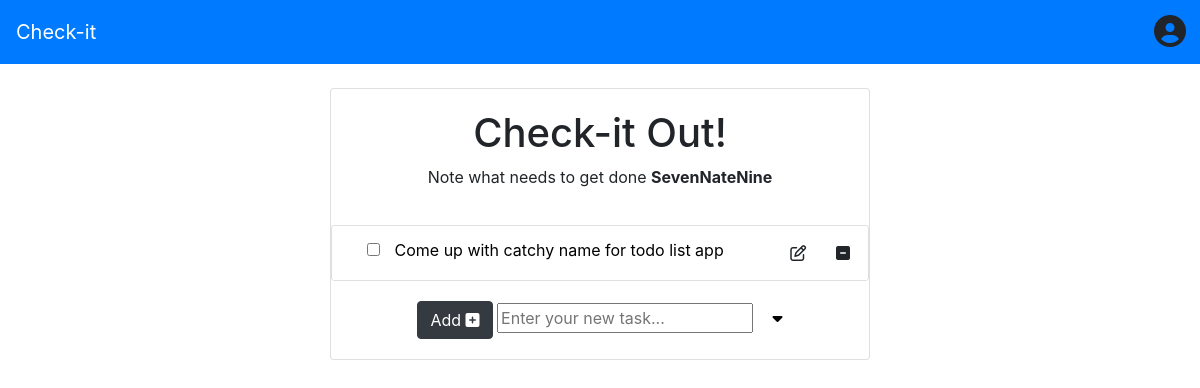
/ (signed in), run on an earlier commit of the app's database.
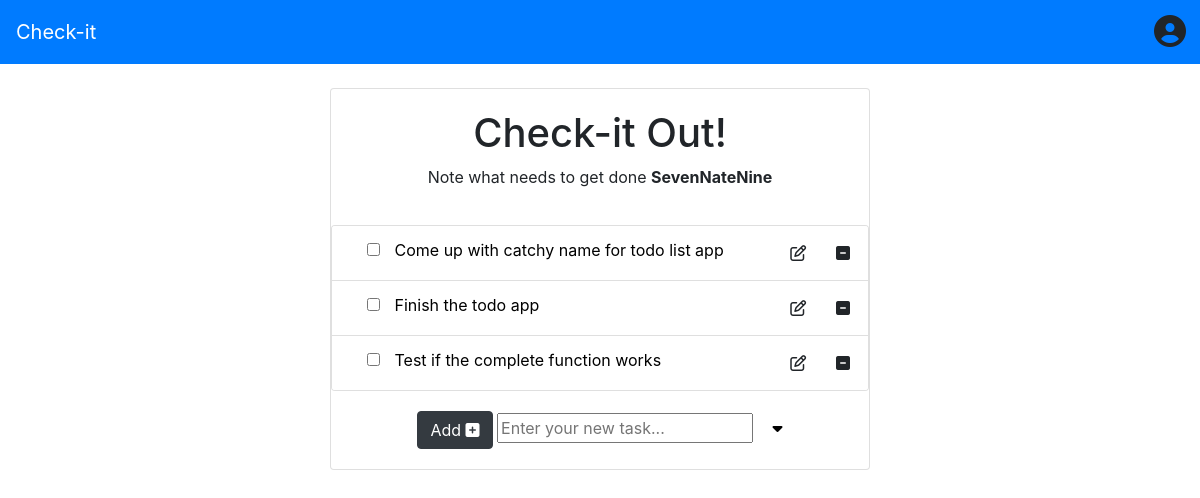
And on a later commit of the database.
### tasks/models.py (models this page shows, shortened)
class Task(models.Model):
    author = models.ForeignKey(
        settings.AUTH_USER_MODEL,
        on_delete=models.CASCADE,
    )
    parent_plan = models.ForeignKey(
        Plan,
        on_delete=models.CASCADE,
        null = True,
    )
    task_title = models.CharField(max_length=200)
    task_description = models.CharField(max_length=200, blank=True, null=True)
    creation_date = models.DateTimeField('date created', default=datetime.datetime.now())
    updated_date = models.DateTimeField('date updated', default=datetime.datetime.now())
    due_date = models.DateTimeField('date updated', blank=True, null=True)
    completed = models.BooleanField(default=False)
    important = models.BooleanField(default=False)
    archive = models.BooleanField(default=False)

### tasks/views.py (the view)
# urls.py: path('', views.index, name='index'),
def index(request):
    if request.user.is_authenticated:
        latest_tasks = Task.objects.filter(author=request.user).order_by('completed')
        username = request.user.get_username()
        context = {
            'latest_task_list' : latest_tasks,
            'username' : username
            }
        return render(request, 'todo/index.html', context)
    else:
        return render(request, 'account/login.html')

### templates/todo/index.html (shortened to what this page needs)
{% extends 'base.html' %}
{% block content %}
<div class="card text-center">
  <div class="card-body">
    <h1>Check-it Out!</h1>
    <p>Note what needs to get done <b>{{username}}</b></p>
  </div>
  {% include 'todo/task_list.html' %}
  {% include 'todo/add_task.html' %}
</div>
{% endblock %}

### templates/base.html (shortened to what this page needs)
<!DOCTYPE html>
<html lang="en">
<head>
    <link rel="stylesheet" href="https://stackpath.bootstrapcdn.com/bootstrap/4.5.0/css/bootstrap.min.css">
</head>
<body>
    <div class="main">
        {% include 'partials/_navbar.html' %}
    </div>
    <div class="container">
        <div class="row">
            <div class="col-md-6 m-auto">
                {% block content %}{% endblock %}
            </div>
        </div>
    </div>
</body>
</html>

### templates/partials/_navbar.html (shortened to what this page needs)
{% load static %}
{% block style %}
    <link rel="stylesheet" type="text/css" href="{% static "fontawesome/css/all.min.css" %}" />
{% endblock %}
<nav class="navbar navbar-dark bg-primary mb-4">
  <a href="/" class="navbar-brand">Check-it</a>
  <button class="btn" type="button" id="dropdownMenuButton" data-toggle="dropdown" aria-haspopup="true" aria-expanded="false">
    <i class="fas fa-user-circle fa-2x"></i>
  </button>
</nav>

### templates/todo/task_list.html (shortened to what this page needs)
<div class="card text-left">
  {% if latest_task_list %}
    <ul class="list-group list-group-flush">
    {% for task in latest_task_list %}
    <li class="list-group-item">
      <div class="row">
        <div class="col-sm-10">
          <form action="{% url 'tasks:complete' task.id %}" method="POST">
            <input type="checkbox" onChange="this.form.submit()" {% if task.completed == True %} checked {% endif %}>
            <a class="" data-toggle="collapse" href="#task_extended{{ forloop.counter }}" role="button" aria-expanded="false" aria-controls="task_extended">
              {{task.task_title}}
            </a>
          </form>
        </div>
        <div class="col-sm-1">
            <button class="btn float-right" data-toggle="collapse" href="#edit_task_extended{{ forloop.counter }}" role="button" aria-expanded="false" aria-controls="edit_task_extended{{ forloop.counter }}">
              <i class="fa fa-pencil-square-o fa-pull-right" aria-hidden="false"></i>
            </button>
        </div>
        <div class="col-sm-1">
          <form action="{% url 'tasks:delete' task.id %}" method="POST">
            <button type="submit" class="btn float-right">
              <i class="fa fa-minus-square fa-pull-right" aria-hidden="true"></i>
            </button>
          </form>
        </div>
      </div>
    </li>
    {% endfor %}
</ul>
{% else %}
    <p>No tasks</p>
{% endif %}
</div>

### templates/todo/add_task.html (shortened to what this page needs)
<div class="card-body">
  <form action="{% url 'tasks:add_task' %}" method="POST">
    <button type="submit" class="btn btn-dark">
      Add
      <i class="fa fa-plus-square" aria-hidden="true"></i>
    </button>
    <input type="text" id="task_title" name="task_title" placeholder="Enter your new task..." value="">
      <a class="" data-toggle="collapse" href="#add_task_extended" role="button" aria-expanded="false" aria-controls="add_task_extended">
        <i class="fas fa-caret-down"></i>
      </a>
  </form>
</div>

### templates/base.html (style rules this page uses)
.main { margin-left:0px; padding: 0px 0px; }

### templates/todo/index.html (style rules this page uses)
a { color: black }

### templates/todo/task_list.html (style rules this page uses)
a { color: black }
input[type="checkbox"] { margin-right: 10px }
button { margin-right: -15px; }

### templates/todo/add_task.html (style rules this page uses)
input { margin-left: 15px; margin-right: 15px; }

What changed in the data, as far as the page shows it:
added Task: task_title "Finish the todo app"
added Task: task_title "Test if the complete function works"
